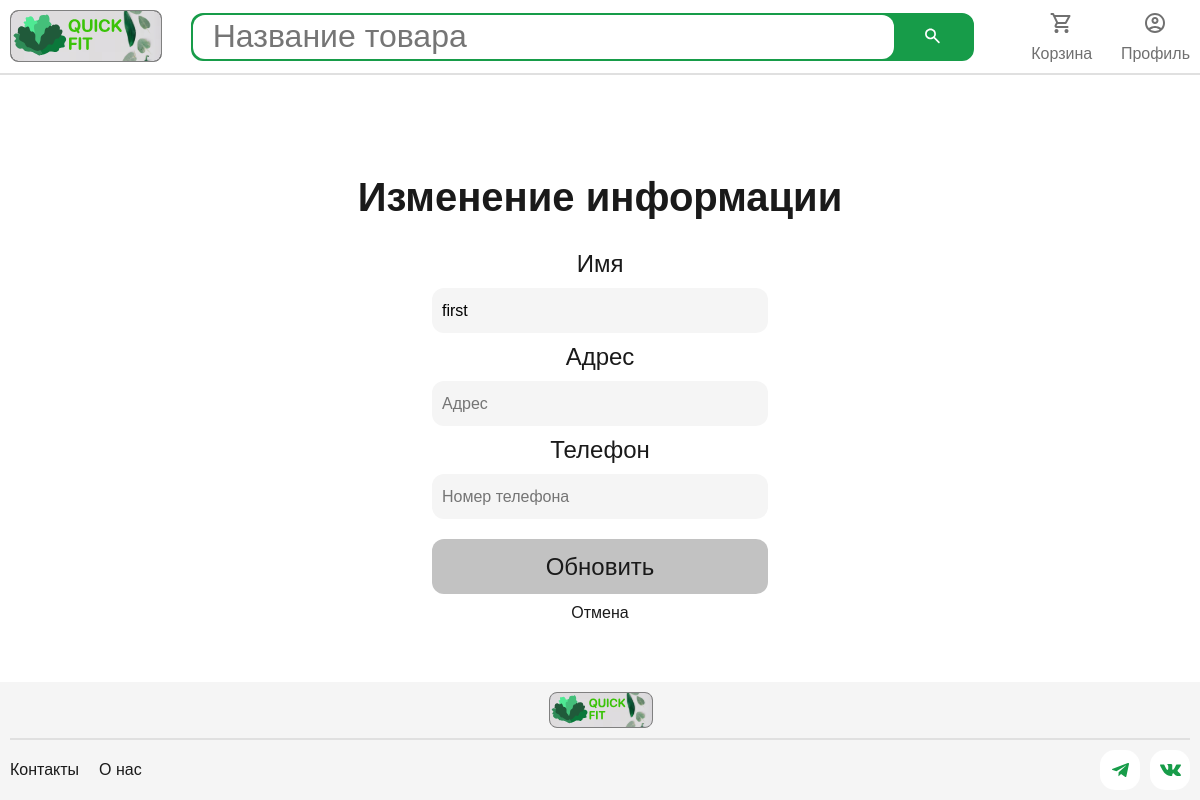
Page /edit-account-details/ (signed in) on the earlier database version.
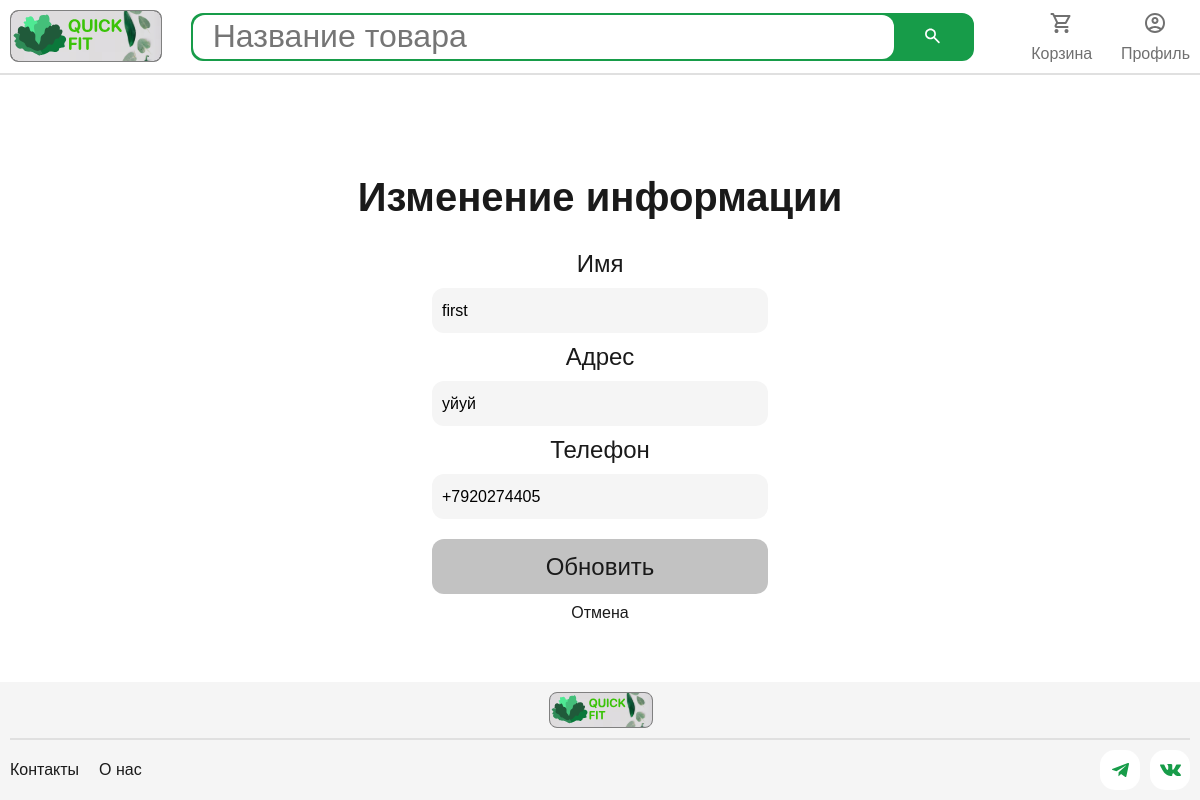
Same page on the later database version.
### users/models.py (models this page shows, shortened)
class CustomUser(AbstractUser):
    email = models.EmailField(unique=True, max_length=66)
    first_name = models.CharField(max_length=66)
    last_name = models.CharField(max_length=66)
    address1 = models.CharField(max_length=128, blank=True, null=True)
    address2 = models.CharField(max_length=128, blank=True, null=True)
    city = models.CharField(max_length=128, blank=True, null=True)
    country = models.CharField(max_length=128, blank=True, null=True)
    province = models.CharField(max_length=128, blank=True, null=True)
    postal_code = models.CharField(max_length=20, blank=True, null=True)
    phone = models.CharField(max_length=15, blank=True, null=True)
    marketing_consent1 = models.BooleanField(default=False)
    marketing_consent2 = models.BooleanField(default=False)
    username = models.CharField(max_length=150, unique=True, null=True, blank=True)
    objects = CustomUserManager()
    USERNAME_FIELD = 'email'
    REQUIRED_FIELDS = ['first_name', 'last_name']

### users/views.py (the view)
# urls.py: path('edit-account-details/', views.edit_account_details, name='edit_account_details'),
@login_required
def edit_account_details(request):
    form = CustomUserUpdateForm(instance=request.user)
    return render(request, 'edit_account_details.html', {'user': request.user, 'form': form})

### cart/context_processors.py (called while the page is built)
def cart(request):
    return {'cart':Cart(request)}

### users/templates/edit_account_details.html (shortened to what this page needs)
{% extends 'base.html' %}
{% load static %}
{% block link %}<link rel="stylesheet" href="{% static "css/edit_account_details.css" %}">{% endblock link %}
{% block content %}
<div class="wrapper">
    <div class="address-box">
        <form action="{% url 'users:update_account_details' %}" method="post">
            <h1 class="text1 text_40px black weight_700">Изменение информации</h1>
                <label for="{{ form.first_name.id_for_label }}" class='text3 text_24px black'>Имя</label>
            {{ form.first_name }}
            <label for="{{ form.address1.id_for_label }}" class='text4 text_24px black'>Адрес</label>
            {{ form.address1 }}
            <label for="{{ form.phone.id_for_label }}" class='text5 text_24px black'>Телефон</label>
            {{ form.phone }}
                <button type="submit" class="button link text_24px black">Обновить</button>
                <a href="{% url "users:profile" %}" class="link text_16px black">Отмена</a>
        </form>
    </div>
</div>
{% endblock %}

Differences in the rows shown:
changed CustomUser "first": address1 (not shown) → "уйуй"; phone (not shown) → "+7920274405"
